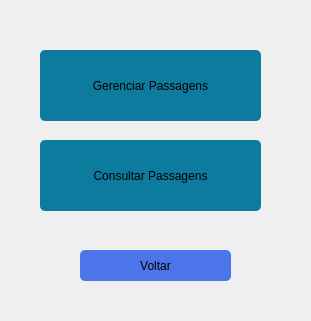
<?xml version="1.0" encoding="UTF-8"?>
<ui version="4.0">
 <class>telaOpcoesPassagem</class>
 <widget class="QMainWindow" name="telaOpcoesPassagem">
  <property name="geometry">
   <rect>
    <x>0</x>
    <y>0</y>
    <width>311</width>
    <height>321</height>
   </rect>
  </property>
  <property name="minimumSize">
   <size>
    <width>311</width>
    <height>321</height>
   </size>
  </property>
  <property name="maximumSize">
   <size>
    <width>330</width>
    <height>321</height>
   </size>
  </property>
  <property name="windowTitle">
   <string>AirSys</string>
  </property>
  <property name="styleSheet">
   <string notr="true">#telaOpcoesPassagem
{
background-image: url(:/fundos/fundo3.jpg);
}

#botaoGerenciar
{
border-radius: 5px;
background-color: rgb(12, 123, 157);
font: 12pt &quot;Noto Serif Malayalam&quot;;
}

#botaoGerenciar:hover
{
border-radius: 5px;
background-color: rgb(145, 206, 243);
font: 12pt &quot;Noto Serif Malayalam&quot;;
}


#botaoConsultar
{
border-radius: 5px;
background-color: rgb(12, 123, 157);
font: 12pt &quot;Noto Serif Malayalam&quot;;
}

#botaoConsultar:hover
{
border-radius: 5px;
background-color: rgb(145, 206, 243);
font: 12pt &quot;Noto Serif Malayalam&quot;;
}

#botaoVoltar
{
border-radius: 5px;
background-color: rgb(75, 117, 232);
font: 12pt &quot;Noto Serif Malayalam&quot;;
}

#botaoVoltar:hover
{
border-radius: 5px;
background-color: rgb(121, 173, 255);
font: 12pt &quot;Noto Serif Malayalam&quot;;
}
</string>
  </property>
  <widget class="QWidget" name="centralwidget">
   <widget class="QPushButton" name="botaoGerenciar">
    <property name="geometry">
     <rect>
      <x>40</x>
      <y>50</y>
      <width>221</width>
      <height>71</height>
     </rect>
    </property>
    <property name="text">
     <string>Gerenciar Passagens</string>
    </property>
   </widget>
   <widget class="QPushButton" name="botaoConsultar">
    <property name="geometry">
     <rect>
      <x>40</x>
      <y>140</y>
      <width>221</width>
      <height>71</height>
     </rect>
    </property>
    <property name="text">
     <string>Consultar Passagens</string>
    </property>
   </widget>
   <widget class="QPushButton" name="botaoVoltar">
    <property name="geometry">
     <rect>
      <x>80</x>
      <y>250</y>
      <width>151</width>
      <height>31</height>
     </rect>
    </property>
    <property name="text">
     <string>Voltar</string>
    </property>
   </widget>
  </widget>
 </widget>
 <resources>
  <include location="../recursos/recursos.qrc"/>
 </resources>
 <connections/>
</ui>
